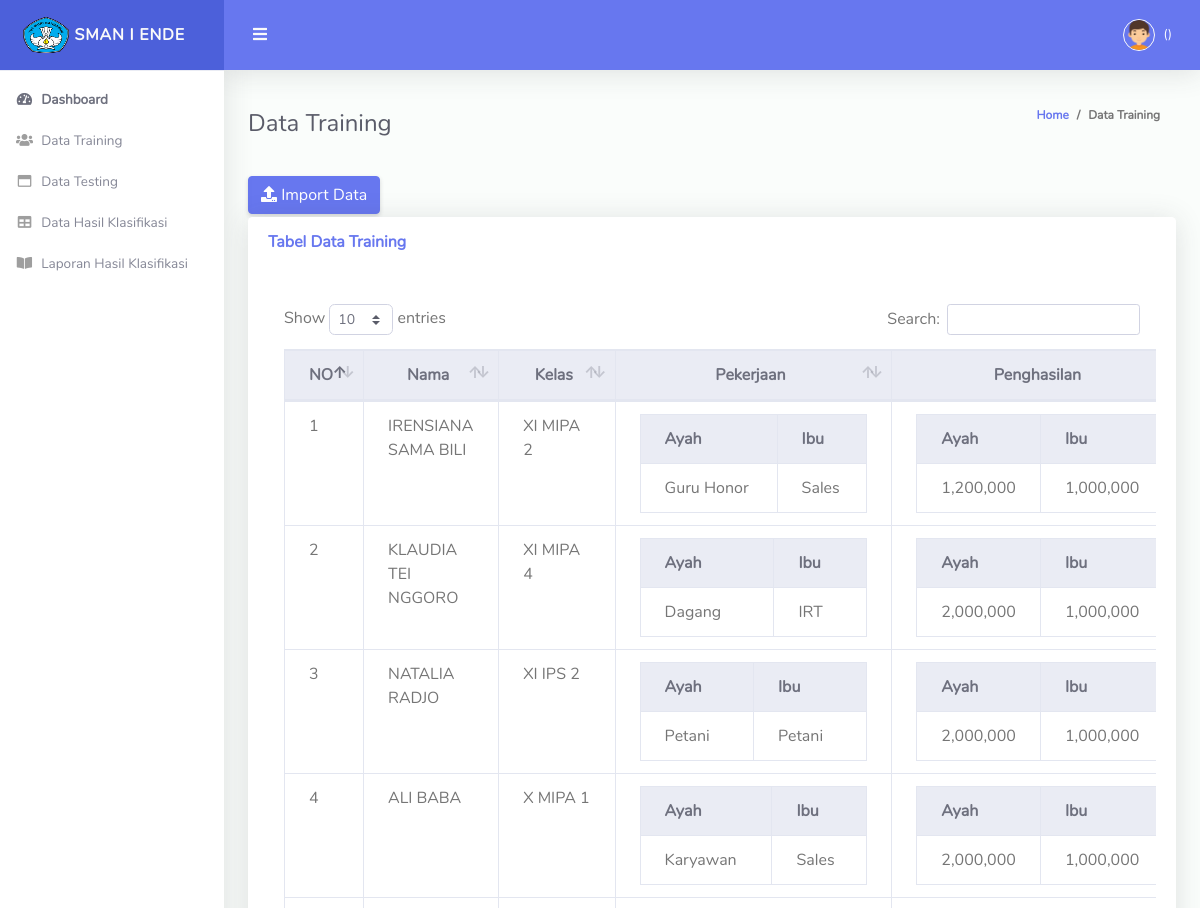
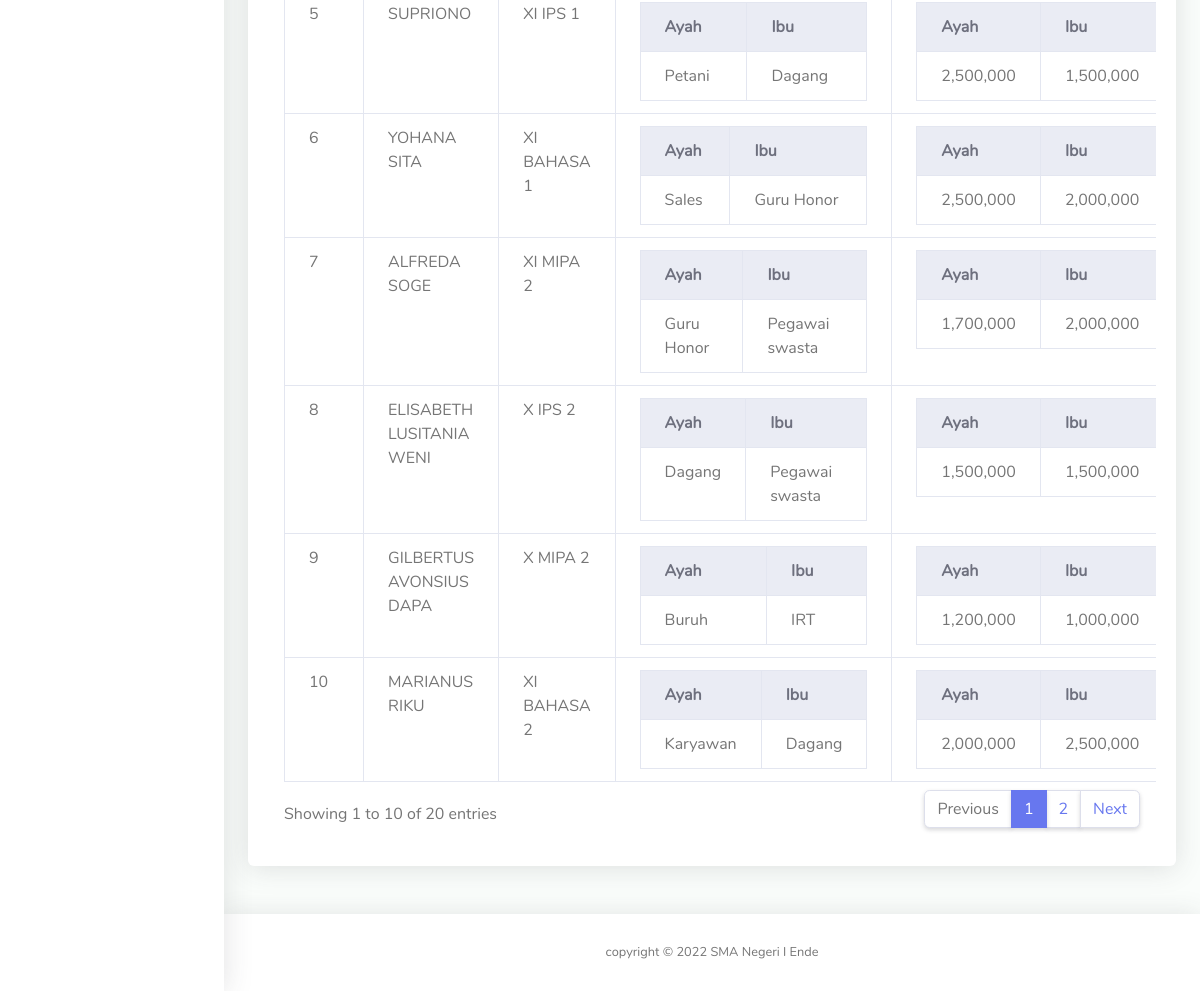
The page /dashboard.php?p=data_training on the database its author committed (2 pictures, top to bottom).
### tables this page shows
CREATE TABLE `tbl_training` (
  `id_training` int(11) NOT NULL,
  `nama` varchar(50) NOT NULL,
  `kelas` varchar(50) NOT NULL,
  `pekerjaan_ayah` varchar(50) NOT NULL,
  `pekerjaan_ibu` varchar(50) NOT NULL,
  `penghasilan_ayah` varchar(50) NOT NULL,
  `penghasilan_ibu` varchar(50) NOT NULL,
  `tanggungan` varchar(50) NOT NULL,
  `transportasi` varchar(50) NOT NULL,
  `status` varchar(50) NOT NULL
);

### Pages/data_training.php (the view, shortened to what this page needs)
<div class="container-fluid" id="container-wrapper">
  <div class="d-sm-flex align-items-center justify-content-between mb-4">
    <h2 class="h4 mb-0 text-gray-800">Data Training</h2>
    <ol class="breadcrumb">
      <li class="breadcrumb-item"><a href="#">Home</a></li>
      <li class="breadcrumb-item active" aria-current="page">Data Training</li>
    </ol>
  </div>
  <a href="dashboard.php?p=form" class="btn btn-primary" style="margin-bottom: 3px;"><i class="fa fa-upload"></i> Import Data</a>
  <div class="row mb-12">
    <div class="col-xl-12 col-md-6 mb-4">
       <div class="card mb-4">
        <div class="card-header py-3 d-flex flex-row align-items-center justify-content-between">
          <h6 class="m-0 font-weight-bold text-primary">Tabel Data Training</h6>
        </div>
        <div class="card-body">
          <div class="table-responsive p-3">
          <table class="table align-items-center table-hover table-bordered" id="dataTableHover">
            <thead class="thead-light">
              <tr style="text-align: center;">
                <th>NO</th>
                <th>Nama</th>
                <th>Kelas</th>
                <th>Pekerjaan</th>
                <th>Penghasilan</th>
              </tr>
              </thead>
                <tbody>
                      <?php
                      include"koneksi.php";
                      $no_a=1;
                      $query_a="SELECT * FROM tbl_training";
                      $sql_a=mysqli_query($connect, $query_a);
                      while($data_a=mysqli_fetch_array($sql_a)) {?>
                      <tr>
                        <td><?php echo $no_a;?></td>
                        <td><?php echo $data_a['nama'];?></td>
                        <td><?php echo $data_a['kelas'];?></td>
                        <td>
                          <table class="table align-items-center table-hover table-bordered" id="dataTableHover">
                          <thead class="thead-light">
                            <tr>
                                <th>Ayah</th>
                                <th>Ibu</th>
                            </tr>
                          </thead>
                          <tbody>
                            <tr>
                              <td><?php echo $data_a['pekerjaan_ayah'];?></td>
                              <td><?php echo $data_a['pekerjaan_ibu'];?></td>
                            </tr>
                          </tbody>
                          </table>
                        </td>
                        <td>
                          <table class="table align-items-center table-hover table-bordered" id="dataTableHover">
                          <thead class="thead-light">
                            <tr>
                                <th>Ayah</th>
                                <th>Ibu</th>
                            </tr>
                          </thead>
                          <tbody>
                            <tr>
                              <td><?php echo $data_a['penghasilan_ayah'];?></td>
                              <td><?php echo $data_a['penghasilan_ibu'];?></td>
                            </tr>
                          </tbody>
                          </table>
                        </td>
                      </tr>
                      <?php $no_a++;}?>
                    </tbody>
                  </table>
                </div>
                </div>
              </div>
            </div>
          </div>
</div>

### rows shown on the page
tbl_training: nama "IRENSIANA SAMA BILI", kelas "XI MIPA 2", pekerjaan_ayah "Guru Honor", pekerjaan_ibu "Sales", penghasilan_ayah "1,200,000", penghasilan_ibu "1,000,000"
tbl_training: nama "KLAUDIA TEI NGGORO", kelas "XI MIPA 4", pekerjaan_ayah "Dagang", pekerjaan_ibu "IRT", penghasilan_ayah "2,000,000", penghasilan_ibu "1,000,000"
tbl_training: nama "NATALIA RADJO", kelas "XI IPS 2", pekerjaan_ayah "Petani", pekerjaan_ibu "Petani", penghasilan_ayah "2,000,000", penghasilan_ibu "1,000,000"
tbl_training: nama "ALI BABA", kelas "X MIPA 1", pekerjaan_ayah "Karyawan", pekerjaan_ibu "Sales", penghasilan_ayah "2,000,000", penghasilan_ibu "1,000,000"
tbl_training: nama "SUPRIONO", kelas "XI IPS 1", pekerjaan_ayah "Petani", pekerjaan_ibu "Dagang", penghasilan_ayah "2,500,000", penghasilan_ibu "1,500,000"
tbl_training: nama "YOHANA SITA", kelas "XI BAHASA 1", pekerjaan_ayah "Sales", pekerjaan_ibu "Guru Honor", penghasilan_ayah "2,500,000", penghasilan_ibu "2,000,000"
tbl_training: nama "ALFREDA SOGE", kelas "XI MIPA 2", pekerjaan_ayah "Guru Honor", pekerjaan_ibu "Pegawai swasta", penghasilan_ayah "1,700,000", penghasilan_ibu "2,000,000"
tbl_training: nama "ELISABETH LUSITANIA WENI", kelas "X IPS 2", pekerjaan_ayah "Dagang", pekerjaan_ibu "Pegawai swasta", penghasilan_ayah "1,500,000", penghasilan_ibu "1,500,000"
tbl_training: nama "GILBERTUS AVONSIUS DAPA", kelas "X MIPA 2", pekerjaan_ayah "Buruh", pekerjaan_ibu "IRT", penghasilan_ayah "1,200,000", penghasilan_ibu "1,000,000"
tbl_training: nama "MARIANUS RIKU", kelas "XI BAHASA 2", pekerjaan_ayah "Karyawan", pekerjaan_ibu "Dagang", penghasilan_ayah "2,000,000", penghasilan_ibu "2,500,000"
